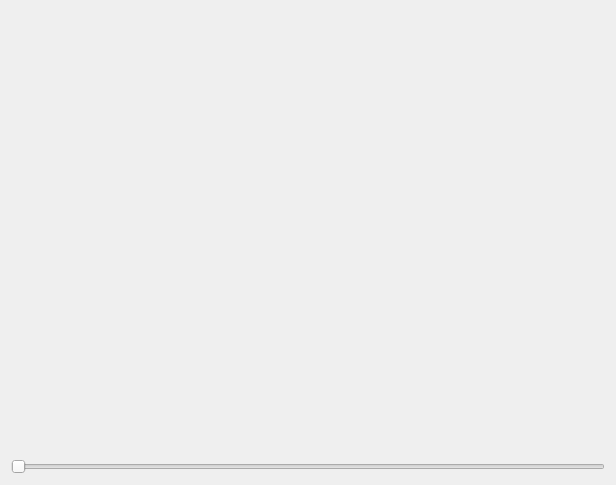
<?xml version="1.0" encoding="UTF-8"?>
<ui version="4.0">
 <class>add1</class>
 <widget class="QWidget" name="add1">
  <property name="geometry">
   <rect>
    <x>0</x>
    <y>0</y>
    <width>616</width>
    <height>485</height>
   </rect>
  </property>
  <property name="windowTitle">
   <string>Form</string>
  </property>
  <layout class="QGridLayout" name="gridLayout">
   <item row="0" column="0">
    <widget class="QCustomPlot" name="widget" native="true"/>
   </item>
   <item row="1" column="0">
    <widget class="QSlider" name="horizontalSlider">
     <property name="orientation">
      <enum>Qt::Horizontal</enum>
     </property>
    </widget>
   </item>
  </layout>
 </widget>
 <customwidgets>
  <customwidget>
   <class>QCustomPlot</class>
   <extends>QWidget</extends>
   <header>qcustomplot.h</header>
   <container>1</container>
  </customwidget>
 </customwidgets>
 <resources/>
 <connections/>
</ui>
